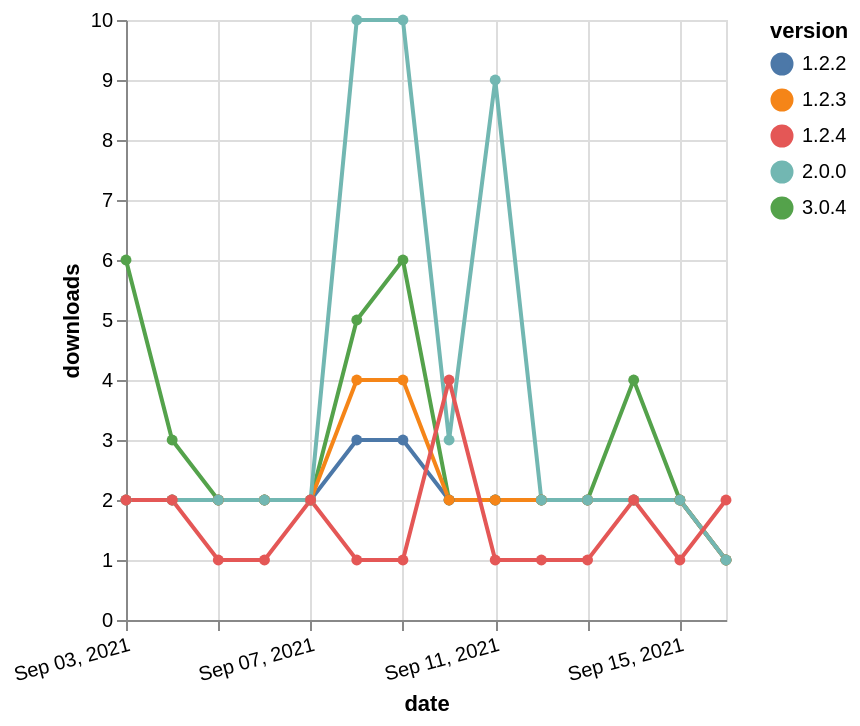

Express this chart as Vega-Lite.
### Vega-Lite specification from a JSON file in a GitHub repository (floating-point values rounded to 4 significant figures)
{"$schema": "https://vega.github.io/schema/vega-lite/v5.json", "description": "A simple bar chart with embedded data.", "data": {"values": [{"date": "2021-09-03", "total": 308, "delta": 6, "version": "3.0.4"}, {"date": "2021-09-04", "total": 311, "delta": 3, "version": "3.0.4"}, {"date": "2021-09-05", "total": 313, "delta": 2, "version": "3.0.4"}, {"date": "2021-09-06", "total": 315, "delta": 2, "version": "3.0.4"}, {"date": "2021-09-07", "total": 317, "delta": 2, "version": "3.0.4"}, {"date": "2021-09-08", "total": 322, "delta": 5, "version": "3.0.4"}, {"date": "2021-09-09", "total": 328, "delta": 6, "version": "3.0.4"}, {"date": "2021-09-10", "total": 330, "delta": 2, "version": "3.0.4"}, {"date": "2021-09-11", "total": 332, "delta": 2, "version": "3.0.4"}, {"date": "2021-09-12", "total": 334, "delta": 2, "version": "3.0.4"}, {"date": "2021-09-13", "total": 336, "delta": 2, "version": "3.0.4"}, {"date": "2021-09-14", "total": 340, "delta": 4, "version": "3.0.4"}, {"date": "2021-09-15", "total": 342, "delta": 2, "version": "3.0.4"}, {"date": "2021-09-16", "total": 343, "delta": 1, "version": "3.0.4"}, {"date": "2021-09-03", "total": 5790, "delta": 2, "version": "1.2.2"}, {"date": "2021-09-04", "total": 5792, "delta": 2, "version": "1.2.2"}, {"date": "2021-09-05", "total": 5794, "delta": 2, "version": "1.2.2"}, {"date": "2021-09-06", "total": 5796, "delta": 2, "version": "1.2.2"}, {"date": "2021-09-07", "total": 5798, "delta": 2, "version": "1.2.2"}, {"date": "2021-09-08", "total": 5801, "delta": 3, "version": "1.2.2"}, {"date": "2021-09-09", "total": 5804, "delta": 3, "version": "1.2.2"}, {"date": "2021-09-10", "total": 5806, "delta": 2, "version": "1.2.2"}, {"date": "2021-09-11", "total": 5808, "delta": 2, "version": "1.2.2"}, {"date": "2021-09-12", "total": 5810, "delta": 2, "version": "1.2.2"}, {"date": "2021-09-13", "total": 5812, "delta": 2, "version": "1.2.2"}, {"date": "2021-09-14", "total": 5814, "delta": 2, "version": "1.2.2"}, {"date": "2021-09-15", "total": 5816, "delta": 2, "version": "1.2.2"}, {"date": "2021-09-16", "total": 5817, "delta": 1, "version": "1.2.2"}, {"date": "2021-09-03", "total": 5384, "delta": 2, "version": "1.2.3"}, {"date": "2021-09-04", "total": 5386, "delta": 2, "version": "1.2.3"}, {"date": "2021-09-05", "total": 5388, "delta": 2, "version": "1.2.3"}, {"date": "2021-09-06", "total": 5390, "delta": 2, "version": "1.2.3"}, {"date": "2021-09-07", "total": 5392, "delta": 2, "version": "1.2.3"}, {"date": "2021-09-08", "total": 5396, "delta": 4, "version": "1.2.3"}, {"date": "2021-09-09", "total": 5400, "delta": 4, "version": "1.2.3"}, {"date": "2021-09-10", "total": 5402, "delta": 2, "version": "1.2.3"}, {"date": "2021-09-11", "total": 5404, "delta": 2, "version": "1.2.3"}, {"date": "2021-09-12", "total": 5406, "delta": 2, "version": "1.2.3"}, {"date": "2021-09-13", "total": 5408, "delta": 2, "version": "1.2.3"}, {"date": "2021-09-14", "total": 5410, "delta": 2, "version": "1.2.3"}, {"date": "2021-09-15", "total": 5412, "delta": 2, "version": "1.2.3"}, {"date": "2021-09-16", "total": 5413, "delta": 1, "version": "1.2.3"}, {"date": "2021-09-03", "total": 2164, "delta": 2, "version": "2.0.0"}, {"date": "2021-09-04", "total": 2166, "delta": 2, "version": "2.0.0"}, {"date": "2021-09-05", "total": 2168, "delta": 2, "version": "2.0.0"}, {"date": "2021-09-06", "total": 2170, "delta": 2, "version": "2.0.0"}, {"date": "2021-09-07", "total": 2172, "delta": 2, "version": "2.0.0"}, {"date": "2021-09-08", "total": 2182, "delta": 10, "version": "2.0.0"}, {"date": "2021-09-09", "total": 2192, "delta": 10, "version": "2.0.0"}, {"date": "2021-09-10", "total": 2195, "delta": 3, "version": "2.0.0"}, {"date": "2021-09-11", "total": 2204, "delta": 9, "version": "2.0.0"}, {"date": "2021-09-12", "total": 2206, "delta": 2, "version": "2.0.0"}, {"date": "2021-09-13", "total": 2208, "delta": 2, "version": "2.0.0"}, {"date": "2021-09-14", "total": 2210, "delta": 2, "version": "2.0.0"}, {"date": "2021-09-15", "total": 2212, "delta": 2, "version": "2.0.0"}, {"date": "2021-09-16", "total": 2213, "delta": 1, "version": "2.0.0"}, {"date": "2021-09-03", "total": 1804, "delta": 2, "version": "1.2.4"}, {"date": "2021-09-04", "total": 1806, "delta": 2, "version": "1.2.4"}, {"date": "2021-09-05", "total": 1807, "delta": 1, "version": "1.2.4"}, {"date": "2021-09-06", "total": 1808, "delta": 1, "version": "1.2.4"}, {"date": "2021-09-07", "total": 1810, "delta": 2, "version": "1.2.4"}, {"date": "2021-09-08", "total": 1811, "delta": 1, "version": "1.2.4"}, {"date": "2021-09-09", "total": 1812, "delta": 1, "version": "1.2.4"}, {"date": "2021-09-10", "total": 1816, "delta": 4, "version": "1.2.4"}, {"date": "2021-09-11", "total": 1817, "delta": 1, "version": "1.2.4"}, {"date": "2021-09-12", "total": 1818, "delta": 1, "version": "1.2.4"}, {"date": "2021-09-13", "total": 1819, "delta": 1, "version": "1.2.4"}, {"date": "2021-09-14", "total": 1821, "delta": 2, "version": "1.2.4"}, {"date": "2021-09-15", "total": 1822, "delta": 1, "version": "1.2.4"}, {"date": "2021-09-16", "total": 1824, "delta": 2, "version": "1.2.4"}]}, "width": "container", "mark": {"type": "line", "point": {"filled": true}}, "encoding": {"x": {"field": "date", "type": "temporal", "timeUnit": "yearmonthdate", "title": "date", "axis": {"labelAngle": -15}}, "y": {"field": "delta", "type": "quantitative", "title": "downloads"}, "color": {"field": "version", "type": "nominal"}, "tooltip": {"field": "delta"}}}
